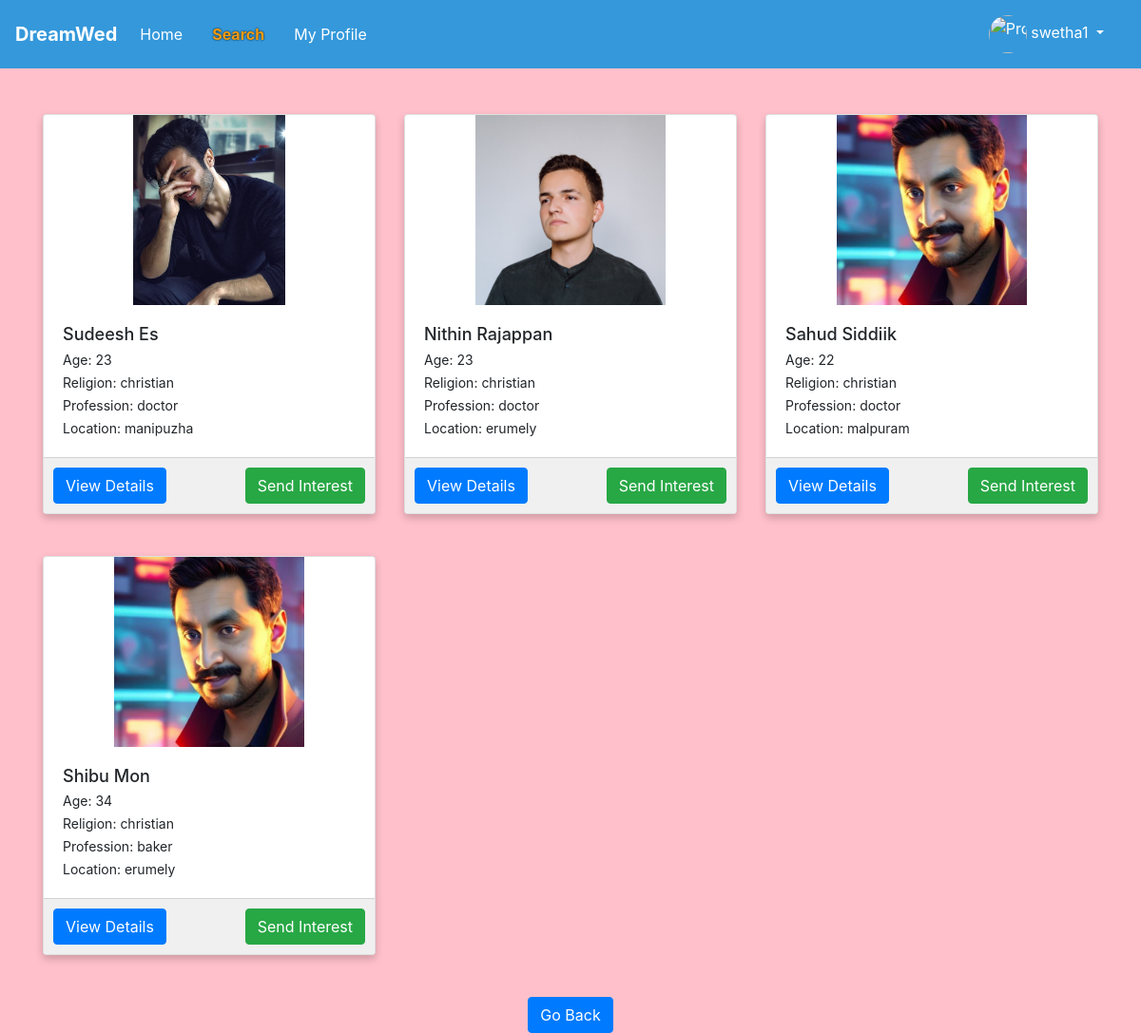
/matint/global-search/ (signed in), run on the app's committed database.
### matrimony/models.py (models this page shows, shortened)
class PersonalDetails(models.Model):
    user = models.OneToOneField(User, on_delete=models.CASCADE)  # Create a one-to-one relationship with the User model
    first_name = models.CharField(max_length=100)
    middle_name = models.CharField(max_length=100,blank=True, null=True)
    last_name = models.CharField(max_length=100)
    gender = models.CharField(max_length=10)
    birth_place = models.CharField(max_length=100)
    address = models.CharField(max_length=100)
    date_of_birth = models.DateField()
    blood_group = models.CharField(max_length=10)
    phone_number = models.CharField(max_length=15,unique=True)
    profile_image = models.ImageField(upload_to='profile_images/', blank=True, null=True)  # Define the profile image field
    mother_tongue = models.CharField(max_length=100)
    religion = models.CharField(max_length=100)
    sector = models.CharField(max_length=100)
    perso_fill = models.BooleanField(default=False)
    marital_status = models.CharField(max_length=100)
    about_you = models.TextField(blank=True)
    aadhar_card = models.FileField(upload_to='aadhar_cards/', blank=True, null=True)
    aadhar_valid = models.BooleanField(default=True)
    hobbies = models.ManyToManyField(Hobby, blank=True,null=True)
    def calculate_age(self):
        today = date.today()
        age = today.year - self.date_of_birth.year - ((today.month, today.day) < (self.date_of_birth.month, self.date_of_birth.day))
        return age

class EmploymentDetails(models.Model):
    user = models.ForeignKey(User, on_delete=models.CASCADE)  # Create a foreign key relationship with the User model
    employment_status = models.CharField(max_length=100)
    occupation = models.CharField(max_length=100, blank=True)
    employerof = models.CharField(max_length=100, blank=True)
    annual_income = models.CharField(max_length=100, blank=True)
    industry = models.CharField(max_length=100, blank=True)
    job_location = models.CharField(max_length=100, blank=True)
    about_job = models.TextField(blank=True)
    working_hours = models.CharField(max_length=100, blank=True)
    social_link = models.URLField(blank=True)
    empl_fill = models.BooleanField(default=False)

class LocationDetails(models.Model):
    user = models.ForeignKey(User, on_delete=models.CASCADE)
    current_city = models.CharField(max_length=100)
    current_state = models.CharField(max_length=100)
    current_pin_code = models.CharField(max_length=20)
    willing_to_move = models.CharField(max_length=3)
    additional_comments = models.TextField(blank=True)
    location_photos = models.ImageField(upload_to='location_photos/', blank=True, null=True)
    loca_fill = models.BooleanField(default=False)
    is_email_verified = models.BooleanField(default=False)
    email_verification_token = models.CharField(max_length=200, blank=True, null=True)

### matint/views.py (the view)
# urls.py: path('global-search/', views.global_search, name='global_search'),
@never_cache
@login_required(login_url='accounts:login')
def global_search(request):
    query = {
        'first_name': request.GET.get('first_name', ''),
        'last_name': request.GET.get('last_name', ''),
        'religion': request.GET.get('religion', ''),
        'current_city': request.GET.get('current_city', ''),
        'current_state': request.GET.get('current_state', ''),
        'highest_qualification': request.GET.get('highest_qualification', ''),
        'occupation': request.GET.get('occupation', ''),
        'min_age': request.GET.get('min_age', ''),  # Add min_age field to query dictionary
        'max_age': request.GET.get('max_age', ''),
        'min_height': request.GET.get('min_height', ''),
        'max_height': request.GET.get('max_height', ''),
        'min_weight': request.GET.get('min_weight', ''),
        'max_weight': request.GET.get('max_weight', ''),
    }
    personal_details_qs = PersonalDetails.objects.all()
    if query['first_name']:
        personal_details_qs = personal_details_qs.filter(first_name__icontains=query['first_name'])
    if query['last_name']:
        personal_details_qs = personal_details_qs.filter(last_name__icontains=query['last_name'])
    if query['religion']:
        personal_details_qs = personal_details_qs.filter(religion__icontains=query['religion'])
    if query['min_age']:
        min_age = int(query['min_age'])
        min_birth_year = date.today().year - min_age
        min_birth_date = date(min_birth_year, date.today().month, date.today().day)
        personal_details_qs = personal_details_qs.filter(date_of_birth__lte=min_birth_date)
    if query['max_age']:
        max_age = int(query['max_age'])
        max_birth_year = date.today().year - max_age - 1
        max_birth_date = date(max_birth_year, date.today().month, date.today().day)
        personal_details_qs = personal_details_qs.filter(date_of_birth__gte=max_birth_date)
    location_details_qs = LocationDetails.objects.all()
    if query['current_city']:
        location_details_qs = location_details_qs.filter(current_city__iexact=query['current_city'])
    if query['current_state']:
        location_details_qs = location_details_qs.filter(current_state__iexact=query['current_state'])
        location_users = location_details_qs.values_list('user', flat=True)
        personal_details_qs = personal_details_qs.filter(user__in=location_users)
    educational_details_qs = EducationalDetails.objects.all()
    if query['highest_qualification']:
        educational_details_qs = educational_details_qs.filter(highest_qualification__icontains=query['highest_qualification'])
        educational_users = educational_details_qs.values_list('user', flat=True)
        personal_details_qs = personal_details_qs.filter(user__in=educational_users)
    employment_details_qs = EmploymentDetails.objects.all()
    if query['occupation']:
        employment_details_qs = employment_details_qs.filter(occupation__icontains=query['occupation'])
        employment_users = employment_details_qs.values_list('user', flat=True)
        personal_details_qs = personal_details_qs.filter(user__in=employment_users)
    physical_details_qs = PhysicalDetails.objects.all()
    if query['min_height']:
        min_height = float(query['min_height'])
        physical_details_qs = physical_details_qs.filter(height__gte=min_height)
        physical_users = physical_details_qs.values_list('user_id', flat=True)
        personal_details_qs = personal_details_qs.filter(user_id__in=physical_users)
    if query['max_height']:
        max_height = float(query['max_height'])
        physical_details_qs = physical_details_qs.filter(height__lte=max_height)
        physical_users = physical_details_qs.values_list('user_id', flat=True)
        personal_details_qs = personal_details_qs.filter(user_id__in=physical_users)
    if query['min_weight']:
        min_weight = float(query['min_weight'])
        physical_details_qs = physical_details_qs.filter(weight__gte=min_weight)
        physical_users = physical_details_qs.values_list('user_id', flat=True)
        personal_details_qs = personal_details_qs.filter(user_id__in=physical_users)
    if query['max_weight']:
        max_weight = float(query['max_weight'])
        physical_details_qs = physical_details_qs.filter(weight__lte=max_weight)
        physical_users = physical_details_qs.values_list('user_id', flat=True)
        personal_details_qs = personal_details_qs.filter(user_id__in=physical_users)
    user_gender = None
    if request.user.is_authenticated:
        user = request.user
        try:
            personal_details = PersonalDetails.objects.get(user=user)
            user_gender = personal_details.gender
        except PersonalDetails.DoesNotExist:
            pass
    if user_gender:
        personal_details_qs = personal_details_qs.exclude(gender=user_gender)
    logged_in_user = request.user if request.user.is_authenticated else None
    if logged_in_user:
        blocked_users = BlockedUser.objects.filter(user=logged_in_user).values_list('blocked_user', flat=True)
        not_interested_users = NotInterested.objects.filter(user=logged_in_user).values_list('not_interested_user', flat=True)
        excluded_users = list(blocked_users) + list(not_interested_users)
        personal_details_qs = personal_details_qs.exclude(user__in=excluded_users)
    context = {
        'query': query,
        'personal_details': personal_details_qs,
        'location_details': location_details_qs,
        'educational_details': educational_details_qs,
        'employment_details': employment_details_qs,
        'physical_details': physical_details_qs,
    }
    return render(request, 'matint/search_results.html', context)

### matint/templates/matint/search_results.html (shortened to what this page needs)
{%load static %}
<nav class="navbar navbar-expand-lg navbar-light custom-navbar">
    <a class="navbar-brand" href="{% url 'matrimony:home' %}">DreamWed</a>
    <div class="collapse navbar-collapse" id="navbarNav">
        <ul class="navbar-nav">
            <li class="nav-item ">
                <a class="nav-link" href="{% url 'matrimony:home' %}">Home</a>
            </li>
            <li class="nav-item active">
                <a class="nav-link" href="{% url 'matint:search_page' %}">Search</a>
            </li>
            <li class="nav-item">
                <a class="nav-link" href="{% url 'matrimony:myprofile' %}">My Profile</a>
            </li>
        </ul>
        <ul class="navbar-nav ml-auto">
            <li class="nav-item dropdown">
                <a class="nav-link dropdown-toggle" href="#" id="profileDropdown" role a "button" data-toggle="dropdown" aria-haspopup="true" aria-expanded="false">
                    <img src="{{ request.session.profile_image_url }}" alt="Profile Picture" width="40" height="40" class="rounded-circle">
                    {{ request.session.suser }}
                </a>
            </li>
        </ul>
    </div>
</nav>
{% if personal_details %}
    <div class="container mt-5">
        <div class="row">
            {% for profile in personal_details %}
                <div class="col-lg-4 col-md-6 mb-4">
                    <div class="card">
                        <div class="img-container">
                            {% if profile.profile_image %}
                                <img src="{{ profile.profile_image.url }}" class="card-img-top card-img-fixed-height" alt="Profile Picture" style="object-fit: contain;">
                            {% else %}
                                <img src="{% static '/nodp/no.jpg' %}" class="card-img-top card-img-fixed-height" alt="Placeholder Image">
                            {% endif %}
                        </div>
                        <div class="card-body">
                            <h5 class="card-title">{{ profile.first_name|title }} {{ profile.last_name|title }}</h5>
                            <p class="card-text">Age: {{ profile.calculate_age }}</p>
                            <p class="card-text">Religion: {{ profile.religion }}</p>
                            {% with profile.user.employmentdetails_set.first as employment %}
                                {% with profile.user.locationdetails_set.first as location %}
                                    {% if employment %}
                                        <p class="card-text">Profession: {{ employment.occupation }}</p>
                                    {% else %}
                                        <p class="card-text">Profession: Not available</p>
                                    {% endif %}
                                    {% if location %}
                                        <p class="card-text">Location: {{ location.current_city }}</p>
                                    {% else %}
                                        <p class="card-text">Location: Not available</p>
                                    {% endif %}
                                {% endwith %}
                            {% endwith %}
                        </div>
                        <div class="card-footer">
                            <a href="{% url 'matrimony:user_detail' user_id=profile.user.id %}" class="btn btn-primary">View Details</a>
                            <a href="{% url 'matint:send_interest' user_id=profile.user.id %}" class="btn btn-success">Send Interest</a>
                        </div>
                    </div>
                </div>
            {% endfor %}
        </div>
    </div>
{% endif %}
<div class="center-button">
    <a href="{% url 'matint:search_page' %}" class="btn btn-primary btn-back">Go Back</a>
</div>
<link rel="stylesheet" href="https://maxcdn.bootstrapcdn.com/bootstrap/4.5.2/css/bootstrap.min.css">

### matint/templates/matint/search_results.html (style rules this page uses)
.card { transition: transform 0.2s; margin-bottom: 20px; box-shadow: 0 4px 8px 0 rgba(0,0,0,0.2); }
.img-container { overflow: hidden; }
.card-img-fixed-height { height: 200px; object-fit: cover; transition: transform 0.2s; }
.card-title { font-size: 18px; margin-bottom: 5px; }
.card-text { font-size: 14px; margin-bottom: 3px; }
.card-footer { display: flex; justify-content: space-between; align-items: center; background-color: #f0f0f0; padding: 10px; }
.center-button { text-align: center; }
.custom-navbar { background-color: #3498db; }
.custom-navbar .navbar-brand { color: #fff; font-weight: bold; }
.custom-navbar .navbar-nav .nav-link { color: #fff; margin-right: 15px; }
.custom-navbar .nav-item.active .nav-link { color: #f39c12; font-weight: bold; text-shadow: 0 0 2px #000; }
.custom-navbar .nav-item.active .nav-link { color: #f39c12; }

### data on the page
PersonalDetails: profile_image (picture), first_name "Sudeesh", last_name "Es", calculate_age "23", religion "christian", user.employmentdetails_set.first.occupation "doctor", user.locationdetails_set.first.current_city "manipuzha"
PersonalDetails: profile_image (picture), first_name "Nithin", last_name "Rajappan", calculate_age "23", religion "christian", user.employmentdetails_set.first.occupation "doctor", user.locationdetails_set.first.current_city "erumely"
PersonalDetails: profile_image (picture), first_name "Sahud", last_name "Siddiik", calculate_age "22", religion "christian", user.employmentdetails_set.first.occupation "doctor", user.locationdetails_set.first.current_city "malpuram"
PersonalDetails: profile_image (picture), first_name "Shibu", last_name "Mon", calculate_age "34", religion "christian", user.employmentdetails_set.first.occupation "baker", user.locationdetails_set.first.current_city "erumely"

### other printed values
{{ request.session.suser }} "swetha1"
